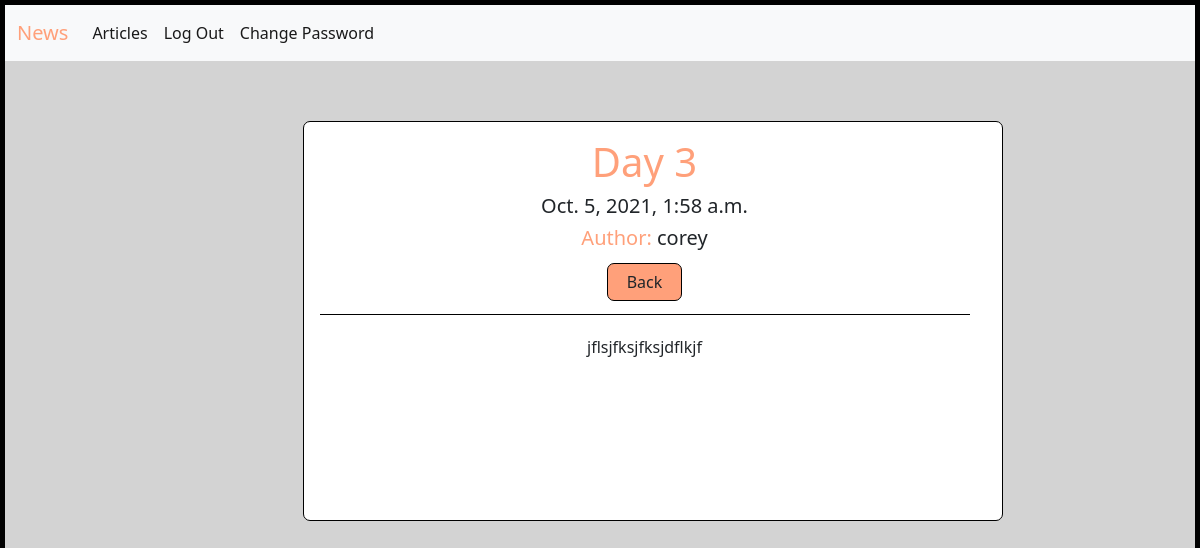
/articles/4/ (signed in), run on the app's committed database.
### articles/models.py (models this page shows, shortened)
class Article(models.Model):
    title = models.CharField(max_length=200)
    author = models.ForeignKey(
        get_user_model(),
        on_delete=models.CASCADE,
    )
    body = models.TextField()
    date = models.DateTimeField(auto_now_add=True)

### accounts/models.py (models this page shows)
class CustomUser(AbstractUser):
    age = models.PositiveIntegerField(null=True, blank=True)

### articles/views.py (the view)
class ArticleDetailView(LoginRequiredMixin, DetailView):
    model = Article
    template_name = "article_detail.html"

### templates/article_detail.html (shortened to what this page needs)
{% extends 'base.html' %}
{% block content %}
<div class="detail-container" style="width:700px; height: 400px;" >
        <div class="card-container" style="width:650px; ">
            <div class="detail-header">
                <h1 >{{ article.title }}</h1>
                <h5>{{ article.date }}</h5>
                <h2><span>Author: </span> {{ article.author }}</h2>
                <a href="{% url 'home' %}" class="btn">Back</a>
            </div>
            <div class="detail-par" style="width:650px; ">
                <p> {{ article.body }} </p>
            </div>
        </div>
</div>
{% endblock content %}

### static/css/article_detail.css (style rules this page uses)
body { margin: 0; padding: 0; height:100vh; border: 5px solid black; background-color: lightgray; }
.detail-container { margin-left: 25%; margin-right: 20%; margin-top: 5%; padding: 1rem; width: 60%; border: 1px solid black; border-radius: 7px; background-color: white; }
.card-container { text-align: center; }
.detail-header { padding-bottom:.2rem; border-bottom: .5px solid black; }
.detail-header h1 { font-weight: 200; color: lightsalmon; }
.detail-header h2 span { color: lightsalmon; font-size: 20px; font-weight: 200; }
.detail-header h2 { font-size: 20px; padding-bottom: 5px; }
.detail-par { word-wrap: break-word ; overflow-y: scroll; height: 260px; padding-top: 20px; }
.detail-header a { width: 75px; margin-bottom: 10px; }

### static/css/article_list.css (style rules this page uses)
.btn { border: 1px solid black; border-radius: 7px; background-color:lightsalmon; width: 75px; }

### data on the page
Article: title "Day 3", date "Oct. 5, 2021, 1:58 a.m.", author "corey", body "jflsjfksjfksjdflkjf"
